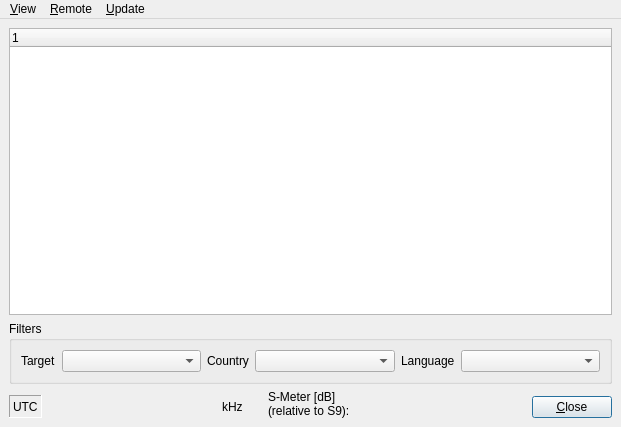
<?xml version="1.0" encoding="UTF-8"?>
<ui version="4.0">
 <class>StationsDlgbase</class>
 <widget class="QMainWindow" name="StationsDlgbase">
  <property name="geometry">
   <rect>
    <x>0</x>
    <y>0</y>
    <width>621</width>
    <height>427</height>
   </rect>
  </property>
  <property name="windowTitle">
   <string>Stations</string>
  </property>
  <property name="windowIcon">
   <iconset resource="res/icons.qrc">
    <normaloff>:/icons/MainIcon.svg</normaloff>:/icons/MainIcon.svg</iconset>
  </property>
  <widget class="QWidget" name="centralwidget">
    <layout class="QVBoxLayout" name="verticalLayout">
     <item>
      <widget class="QTreeWidget" name="ListViewStations">
       <property name="rootIsDecorated">
        <bool>false</bool>
       </property>
       <property name="uniformRowHeights">
        <bool>true</bool>
       </property>
       <column>
        <property name="text">
         <string/>
        </property>
       </column>
      </widget>
     </item>
     <item>
      <widget class="QGroupBox" name="groupBox">
       <property name="title">
        <string>Filters</string>
       </property>
       <layout class="QHBoxLayout" name="horizontalLayout">
        <item>
         <widget class="QLabel" name="TextLabelTarget">
          <property name="text">
           <string>Target</string>
          </property>
          <property name="wordWrap">
           <bool>false</bool>
          </property>
         </widget>
        </item>
        <item>
         <widget class="QComboBox" name="ComboBoxFilterTarget">
          <property name="sizePolicy">
           <sizepolicy hsizetype="MinimumExpanding" vsizetype="Fixed">
            <horstretch>0</horstretch>
            <verstretch>0</verstretch>
           </sizepolicy>
          </property>
         </widget>
        </item>
        <item>
         <widget class="QLabel" name="TextLabelCountry">
          <property name="text">
           <string>Country</string>
          </property>
          <property name="wordWrap">
           <bool>false</bool>
          </property>
         </widget>
        </item>
        <item>
         <widget class="QComboBox" name="ComboBoxFilterCountry">
          <property name="sizePolicy">
           <sizepolicy hsizetype="MinimumExpanding" vsizetype="Fixed">
            <horstretch>0</horstretch>
            <verstretch>0</verstretch>
           </sizepolicy>
          </property>
         </widget>
        </item>
        <item>
         <widget class="QLabel" name="TextLabelLanguage">
          <property name="text">
           <string>Language</string>
          </property>
          <property name="wordWrap">
           <bool>false</bool>
          </property>
         </widget>
        </item>
        <item>
         <widget class="QComboBox" name="ComboBoxFilterLanguage">
          <property name="sizePolicy">
           <sizepolicy hsizetype="MinimumExpanding" vsizetype="Fixed">
            <horstretch>0</horstretch>
            <verstretch>0</verstretch>
           </sizepolicy>
          </property>
         </widget>
        </item>
       </layout>
      </widget>
     </item>
     <item>
      <layout class="QHBoxLayout" name="horizontalLayout_3">
       <item>
        <layout class="QVBoxLayout" name="verticalLayout_2">
         <property name="spacing">
          <number>0</number>
         </property>
         <item>
          <widget class="QWidget" name="widget_2" native="true">
           <property name="sizePolicy">
            <sizepolicy hsizetype="Minimum" vsizetype="Minimum">
             <horstretch>0</horstretch>
             <verstretch>0</verstretch>
            </sizepolicy>
           </property>
          </widget>
         </item>
         <item>
          <layout class="QHBoxLayout" name="horizontalLayout_2">
           <property name="spacing">
            <number>6</number>
           </property>
           <item>
            <widget class="QLabel" name="TextLabelUTCTime">
             <property name="sizePolicy">
              <sizepolicy hsizetype="Minimum" vsizetype="Maximum">
               <horstretch>0</horstretch>
               <verstretch>0</verstretch>
              </sizepolicy>
             </property>
             <property name="minimumSize">
              <size>
               <width>0</width>
               <height>23</height>
              </size>
             </property>
             <property name="frameShape">
              <enum>QFrame::Panel</enum>
             </property>
             <property name="frameShadow">
              <enum>QFrame::Sunken</enum>
             </property>
             <property name="text">
              <string>UTC</string>
             </property>
             <property name="wordWrap">
              <bool>false</bool>
             </property>
            </widget>
           </item>
           <item>
            <widget class="QwtCounter" name="QwtCounterFrequency">
             <property name="sizePolicy">
              <sizepolicy hsizetype="Fixed" vsizetype="Maximum">
               <horstretch>0</horstretch>
               <verstretch>0</verstretch>
              </sizepolicy>
             </property>
             <property name="minimumSize">
              <size>
               <width>168</width>
               <height>0</height>
              </size>
             </property>
            </widget>
           </item>
           <item>
            <widget class="QLabel" name="TextLabel1">
             <property name="sizePolicy">
              <sizepolicy hsizetype="Minimum" vsizetype="Minimum">
               <horstretch>0</horstretch>
               <verstretch>0</verstretch>
              </sizepolicy>
             </property>
             <property name="text">
              <string>kHz</string>
             </property>
             <property name="wordWrap">
              <bool>false</bool>
             </property>
             <property name="buddy">
              <cstring>QwtCounterFrequency</cstring>
             </property>
            </widget>
           </item>
          </layout>
         </item>
        </layout>
       </item>
       <item>
        <spacer name="horizontalSpacer_2">
         <property name="orientation">
          <enum>Qt::Horizontal</enum>
         </property>
         <property name="sizeHint" stdset="0">
          <size>
           <width>20</width>
           <height>20</height>
          </size>
         </property>
        </spacer>
       </item>
       <item>
        <widget class="QLabel" name="TextLabelSMeter">
         <property name="sizePolicy">
          <sizepolicy hsizetype="Minimum" vsizetype="Minimum">
           <horstretch>0</horstretch>
           <verstretch>0</verstretch>
          </sizepolicy>
         </property>
         <property name="text">
          <string>S-Meter [dB]
(relative to S9):</string>
         </property>
         <property name="wordWrap">
          <bool>false</bool>
         </property>
        </widget>
       </item>
       <item>
        <widget class="QwtThermo" name="ProgrSigStrength">
         <property name="sizePolicy">
          <sizepolicy hsizetype="Fixed" vsizetype="Maximum">
           <horstretch>0</horstretch>
           <verstretch>0</verstretch>
          </sizepolicy>
         </property>
         <property name="minimumSize">
          <size>
           <width>150</width>
           <height>0</height>
          </size>
         </property>
        </widget>
       </item>
       <item>
        <spacer name="horizontalSpacer">
         <property name="orientation">
          <enum>Qt::Horizontal</enum>
         </property>
         <property name="sizeType">
          <enum>QSizePolicy::Expanding</enum>
         </property>
         <property name="sizeHint" stdset="0">
          <size>
           <width>20</width>
           <height>20</height>
          </size>
         </property>
        </spacer>
       </item>
       <item>
        <layout class="QVBoxLayout" name="verticalLayout_1">
         <property name="spacing">
          <number>0</number>
         </property>
         <item>
          <widget class="QWidget" name="widget" native="true">
           <property name="sizePolicy">
            <sizepolicy hsizetype="Minimum" vsizetype="Minimum">
             <horstretch>0</horstretch>
             <verstretch>0</verstretch>
            </sizepolicy>
           </property>
          </widget>
         </item>
         <item>
          <widget class="QPushButton" name="buttonOk">
           <property name="sizePolicy">
            <sizepolicy hsizetype="Minimum" vsizetype="Maximum">
             <horstretch>0</horstretch>
             <verstretch>0</verstretch>
            </sizepolicy>
           </property>
           <property name="text">
            <string>&amp;Close</string>
           </property>
           <property name="autoDefault">
            <bool>true</bool>
           </property>
           <property name="default">
            <bool>true</bool>
           </property>
          </widget>
         </item>
        </layout>
       </item>
      </layout>
     </item>
    </layout>
  </widget>
    <widget class="QMenuBar" name="menubar">
     <widget class="QMenu" name="menuView">
      <property name="title">
       <string>&amp;View</string>
      </property>
      <widget class="QMenu" name="menuStations_preview">
       <property name="title">
        <string>Stations &amp;preview</string>
       </property>
       <addaction name="actionDisabled"/>
       <addaction name="action5minutes"/>
       <addaction name="action15minutes"/>
       <addaction name="action30minutes"/>
      </widget>
      <addaction name="actionShowOnlyActiveStations"/>
      <addaction name="actionShowAllStations"/>
      <addaction name="menuStations_preview"/>
      <addaction name="separator"/>
      <addaction name="actionClose"/>
     </widget>
     <widget class="QMenu" name="menuRemote">
      <property name="title">
       <string>&amp;Remote</string>
      </property>
      <addaction name="actionChooseRig"/>
      <addaction name="actionEnable_S_Meter"/>
     </widget>
     <widget class="QMenu" name="menuUpdate">
      <property name="title">
       <string>&amp;Update</string>
      </property>
      <addaction name="actionGetUpdate"/>
     </widget>
     <addaction name="menuView"/>
     <addaction name="menuRemote"/>
     <addaction name="menuUpdate"/>
    </widget>
  <action name="actionShowOnlyActiveStations">
   <property name="checkable">
    <bool>true</bool>
   </property>
   <property name="text">
    <string>Show only active stations</string>
   </property>
  </action>
  <action name="actionShowAllStations">
   <property name="checkable">
    <bool>true</bool>
   </property>
   <property name="text">
    <string>Show all stations</string>
   </property>
  </action>
  <action name="action5minutes">
   <property name="checkable">
    <bool>true</bool>
   </property>
   <property name="text">
    <string>5 minutes</string>
   </property>
  </action>
  <action name="action15minutes">
   <property name="checkable">
    <bool>true</bool>
   </property>
   <property name="text">
    <string>15 minutes</string>
   </property>
  </action>
  <action name="action30minutes">
   <property name="checkable">
    <bool>true</bool>
   </property>
   <property name="text">
    <string>30 minutes</string>
   </property>
  </action>
  <action name="actionGetUpdate">
   <property name="text">
    <string>Get &amp;Update...</string>
   </property>
  </action>
  <action name="actionChooseRig">
   <property name="text">
    <string>&amp;Rig Settings...</string>
   </property>
  </action>
  <action name="actionDisabled">
   <property name="checkable">
    <bool>true</bool>
   </property>
   <property name="text">
    <string>&amp;Disabled</string>
   </property>
  </action>
  <action name="actionEnable_S_Meter">
   <property name="checkable">
    <bool>true</bool>
   </property>
   <property name="text">
    <string>Enable &amp;S-Meter</string>
   </property>
  </action>
  <action name="actionClose">
   <property name="text">
    <string>&amp;Close</string>
   </property>
  </action>
 </widget>
 <customwidgets>
  <customwidget>
   <class>QwtCounter</class>
   <extends>QWidget</extends>
   <header>qwt_counter.h</header>
  </customwidget>
  <customwidget>
   <class>QwtThermo</class>
   <extends>QWidget</extends>
   <header>qwt_thermo.h</header>
  </customwidget>
 </customwidgets>
 <resources>
  <include location="res/icons.qrc"/>
 </resources>
 <connections/>
</ui>
